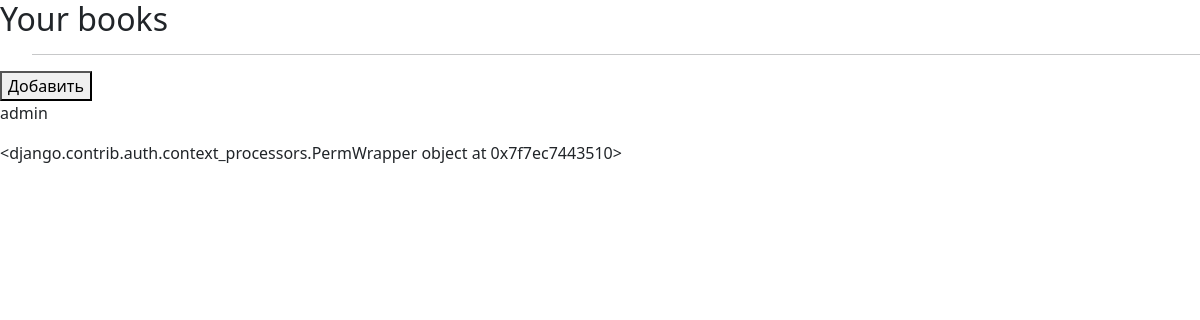
/ (signed in), run on an earlier commit of the app's database.
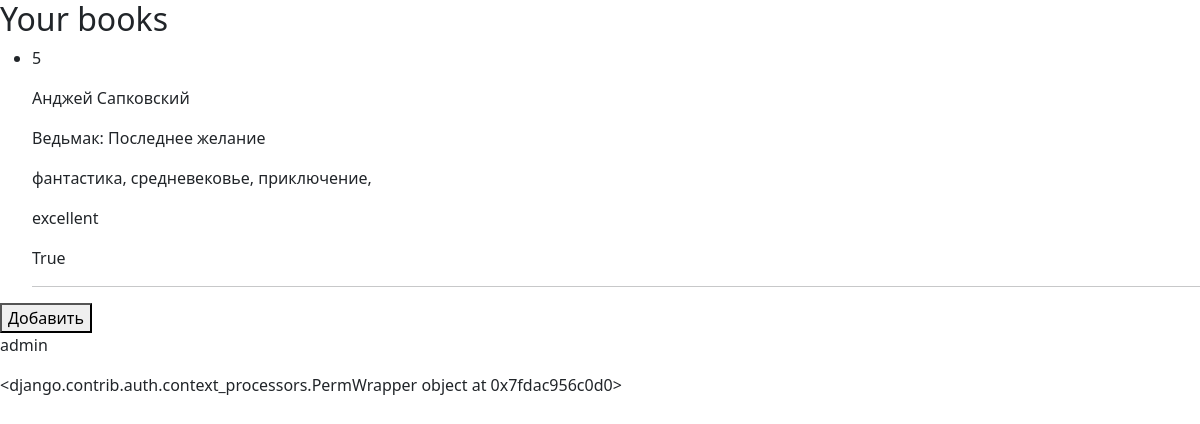
And on a later commit of the database.
### book_auth_app/models.py (models this page shows)
class CustomUser(AbstractUser):
    our_note = models.CharField(max_length=140, blank=True)

### book_app/models.py (models this page shows, shortened)
class Books(models.Model):
    title = models.CharField(max_length=300)
    author = models.ForeignKey('Authors', on_delete=models.PROTECT)
    rating = models.ForeignKey('Rates', on_delete=models.PROTECT)
    user = models.ForeignKey(settings.AUTH_USER_MODEL, on_delete=models.PROTECT)
    tags = TaggableManager()
    read = models.BooleanField()

class Authors(models.Model):
    full_name = models.CharField(max_length=50)
    def __str__(self):
        return str(self.full_name)

class Rates(models.Model):
    BAD = ('B', 'bad')
    GOOD = ('G', 'good')
    EXCELLENT = ('E', 'excellent')
    __all = dict([BAD, GOOD, EXCELLENT])
    rate = models.CharField(max_length=2, choices=__all.items())
    def __str__(self):
        return str(self.__all[self.rate])

### book_app/views.py (the view)
# urls.py: path('', index, name='index'),
def index(request):
    if request.method == 'GET':
        user = request.user
        if str(user) == 'AnonymousUser':
            return render(request, 'book_app/index.html')
        else:
            filtered_books = Books.objects.filter(user__exact=user)
            books = Books.objects.all()
            return render(request, 'book_app/index.html', {'books': filtered_books})
    return HttpResponse(status=405)

### book_app/templates/book_app/index.html (shortened to what this page needs)
{% extends 'book_app/_base.html' %}
{% block content %}
    {% if user.is_anonymous %}
        <h2>Your books</h2>
        <p>Want to see your own books? You need to login first</p>
        <form action="http://127.0.0.1:8000/auth/login">
            <button>log in</button>
        </form>
    {% else %}
    <h2>Your books</h2>
    <ul>
    {% for book in books %}
        {% if book.read %}
            <li>
                <p>{{ book.id }}</p>
                <p>{{ book.author }}</p>
                <p>{{ book.title }}</p>
                <p>
                    {% for tag in book.tags.all %}
                    {{ tag }},
                    {% endfor %}
                </p>
                <p>{{ book.rating }}</p>
                <p>{{ book.read }}</p>
            </li>
        {% endif %}
    {% endfor %}
    <hr />
    </ul>
    {% endif %}
    <form action="http://127.0.0.1:8000/books/add-book/">
        <button>Добавить</button>
    </form>
{% endblock %}

### book_app/templates/book_app/_base.html (shortened to what this page needs)
{% load static %}
<!DOCTYPE html>
<html lang="en">
<head>
    <link href="https://cdn.jsdelivr.net/npm/bootstrap@5.2.0/dist/css/bootstrap.min.css" rel="stylesheet">
</head>
<body>
    <main>
        {% block content %}
        {% endblock %}
    </main>
    <p>{{ user.username }}</p>
    <p>{{ perms }}</p>
</body>
</html>

What changed in the data, as far as the page shows it:
added Books: id "5", author "Анджей Сапковский", title "Ведьмак: Последнее желание", rating "excellent", read "True"
now on this page (row unchanged): Tag: name "фантастика"
now on this page (row unchanged): Tag: name "средневековье"
now on this page (row unchanged): Tag: name "приключение"
Also different on the page:
{{ perms }}: "<django.contrib.auth.context_processors.PermWrapper object at 0x7f7ec7443510>" → "<django.contrib.auth.context_processors.PermWrapper object at 0x7fdac956c0d0>"
